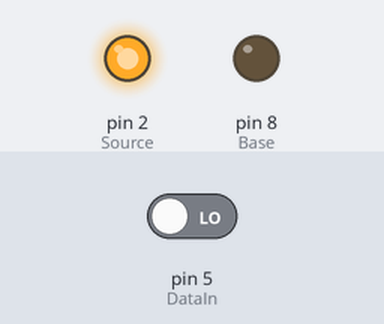
The sketch below on a simulated Arduino Uno, built with avr-gcc and run on an emulated ATmega328P. On the bench: output pins drawn as LEDs (lit = HIGH). Inputs (shaded band) come from the test bench; at power-on: pin 5 (DataIn) LOW.

Above: at 2.8 s.
2.9 s: pin 5 (DataIn) driven HIGH
At 3.6 s:
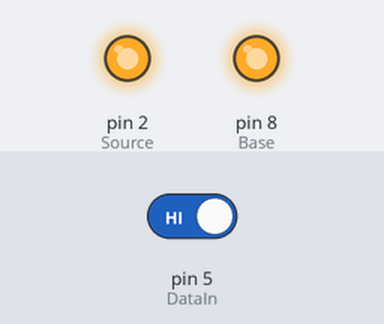
7.0 s: pin 5 (DataIn) driven LOW
At 7.8 s:
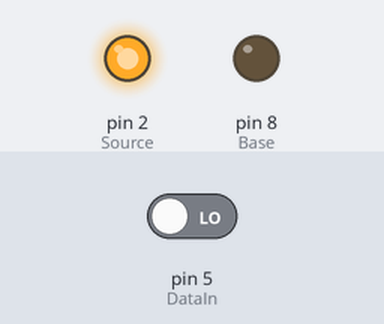
Timing chart, 0 to 10.0 s (numbered marks = the images above; inputs shaded):
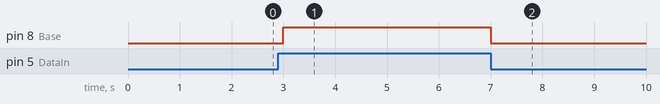

Measured:
- after the input at 2.9 s, pin 8 (Base): LOW → HIGH after 0.10 s
- after the input at 7.0 s, pin 8 (Base): HIGH → LOW at once

The sketch:

Polling_Method.ino
```cpp
#define Base 8
#define Source 2
#define DataIn 5

void setup() {
  pinMode(Base, OUTPUT);
  pinMode(Source, OUTPUT); //Initialize pin inputs and outputs
  pinMode(DataIn, INPUT);
  digitalWrite(Source, HIGH); //Supply current to source leg
}

void loop() {
  bool PIR; //Holds input state
  PIR = digitalRead(DataIn);
  digitalWrite(Base, PIR); //Open/closes base depending on PIR state
  delay(1000);
  digitalWrite(Base, LOW); //Reset base to low, turns off LED
}
```
